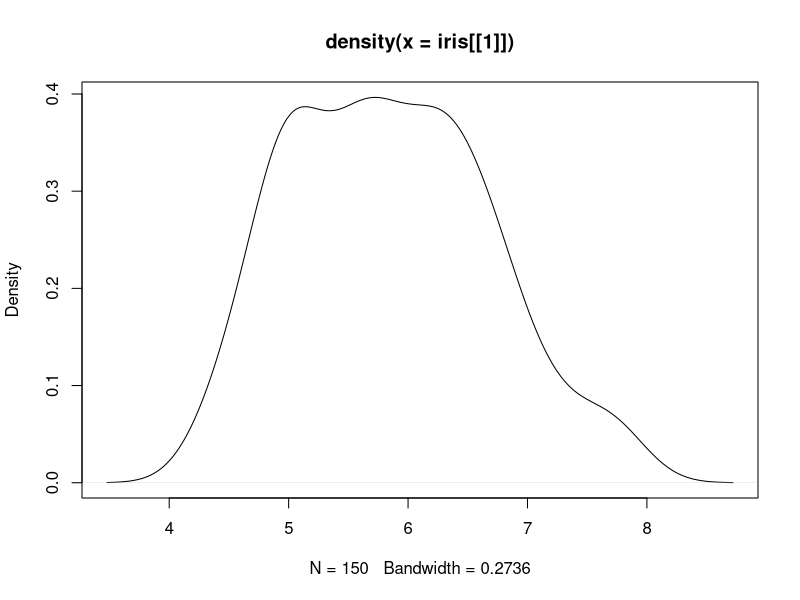

This chart was generated by the following R code:
## ---- chunk 1
knitr::opts_chunk$set(eval = FALSE)
## ---- chunk 2
rnorm(100)
## ---- chunk 3
knitr::opts_chunk$set(
  attr.source=c(".numberLines .lineAnchors")
)
## ---- chunk 4
knitr::opts_chunk$set(eval = TRUE)
## ---- chunk 5
plot(
  density(iris[[1]])
)
